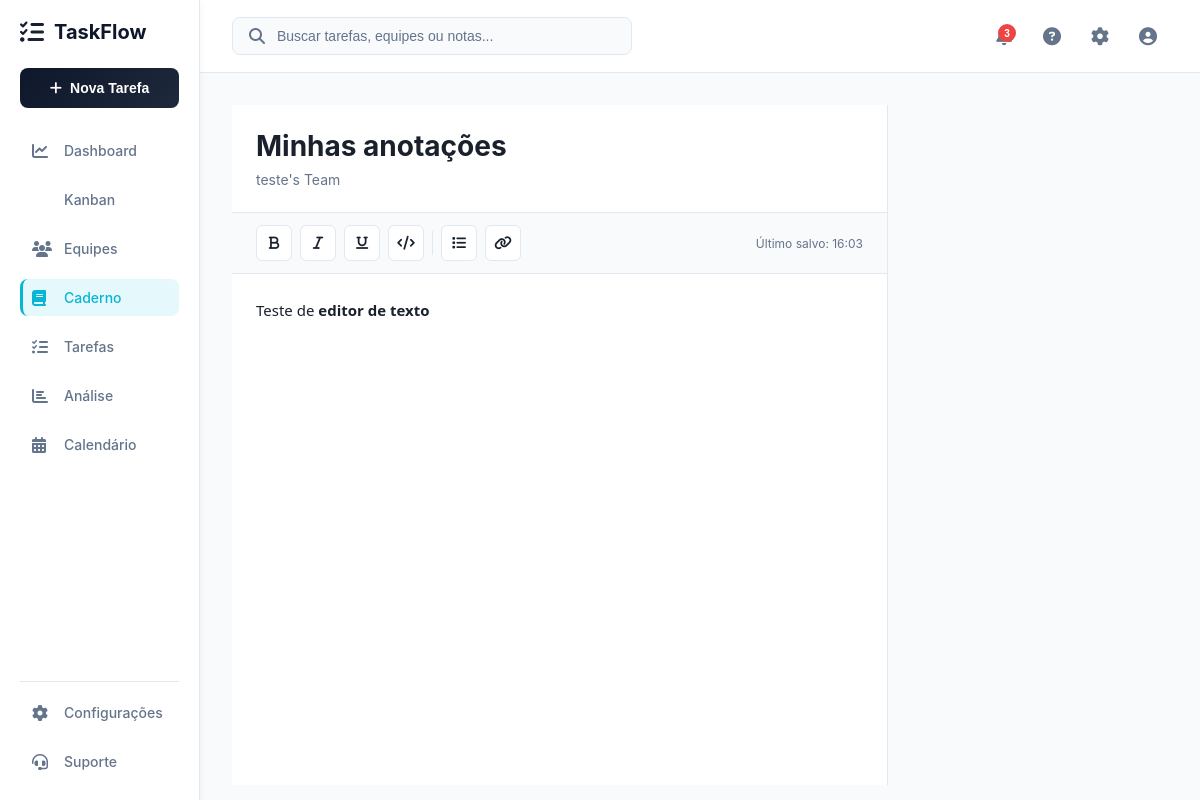
Screenshot of /caderno/ (signed in) with the database file from the repository.
### pages/models.py (models this page shows, shortened)
class Notebook(models.Model):
    VISIBILITY_CHOICES = [
        ('private', 'Privado'),
        ('public', 'Público'),
    ]
    title = models.CharField(max_length=200, default='Novo Caderno')
    owner = models.ForeignKey(User, on_delete=models.CASCADE, related_name='notebooks')
    content = models.TextField(blank=True, default='')
    visibility = models.CharField(max_length=10, choices=VISIBILITY_CHOICES, default='private')
    created_at = models.DateTimeField(auto_now_add=True)
    updated_at = models.DateTimeField(auto_now=True)
    class Meta:
        ordering = ['-updated_at']

### pages/views.py (the view)
# urls.py: path('caderno/', NotebookListView.as_view(), name='notebook'),
class NotebookListView(LoginRequiredMixin, TemplateView):
    template_name = 'caderno.html'
    login_url = 'index'
    def get_context_data(self, **kwargs):
        from .models import Notebook
        context = super().get_context_data(**kwargs)
        notebook_id = self.kwargs.get('notebook_id')
        if notebook_id:
            try:
                notebook = Notebook.objects.get(id=notebook_id, owner=self.request.user)
                context['notebook'] = notebook
            except Notebook.DoesNotExist:
                context['notebook'] = None
        else:
            latest = Notebook.objects.filter(owner=self.request.user).first()
            context['notebook'] = latest
        context['notebooks'] = Notebook.objects.filter(owner=self.request.user)
        return context

### pages/templates/caderno.html (shortened to what this page needs)
{% extends 'base.html' %}
{% load static %}
{% block extra_css %}
    <link rel="stylesheet" href="{% static 'css/caderno.css' %}">
{% endblock %}
{% block content %}
<div class="notebook-container">
    <div class="notebook-content">
        {% if notebook %}
            <div class="notebook-header">
                <div class="notebook-title-section">
                    <input type="text" class="notebook-title-input" id="notebookTitle"
                           value="{{ notebook.title }}" placeholder="Título do caderno">
                    <p class="notebook-subtitle">{% if notebook.owner.first_name %}{{ notebook.owner.first_name }}{% else %}{{ notebook.owner.email }}{% endif %}'s Team</p>
                </div>
            </div>
            <div class="editor-toolbar">
                <div class="toolbar-group">
                    <button class="toolbar-btn" id="btnBold" title="Negrito (Ctrl+B)">
                        <i class="fas fa-bold"></i>
                    </button>
                    <button class="toolbar-btn" id="btnItalic" title="Itálico (Ctrl+I)">
                        <i class="fas fa-italic"></i>
                    </button>
                    <button class="toolbar-btn" id="btnUnderline" title="Sublinhado (Ctrl+U)">
                        <i class="fas fa-underline"></i>
                    </button>
                    <button class="toolbar-btn" id="btnCode" title="Código">
                        <i class="fas fa-code"></i>
                    </button>
                    <button class="toolbar-btn" id="btnList" title="Lista">
                        <i class="fas fa-list"></i>
                    </button>
                    <button class="toolbar-btn" id="btnLink" title="Link">
                        <i class="fas fa-link"></i>
                    </button>
                </div>
                <div class="toolbar-right">
                    <span class="save-status" id="saveStatus">Último salvo: agora</span>
                </div>
            </div>
            <div class="editor-wrapper">
                <div class="editor-main">
                    <div class="editor-content" id="editorContent" contenteditable="true">{{ notebook.content|safe }}</div>
                </div>
            </div>
        {% endif %}
    </div>
</div>
{% endblock %}

### pages/static/css/base.css (style rules this page uses)
* { margin: 0; padding: 0; box-sizing: border-box; }
:root { --primary-color: #0f172a; --secondary-color: #1e293b; --accent-color: #06b6d4; --accent-green: #10b981; --accent-red: #ef4444; --text-dark: #1a202c; --text-light: #64748b; --border-color: #e2e8f0; --bg-light: #f8fafc; --bg-white: #ffffff; --sidebar-width: 200px; }
html, body { margin: 0; padding: 0; width: 100%; height: 100%; font-family: -apple-system, BlinkMacSystemFont, 'Segoe UI', 'Roboto', 'Oxygen', 'Ubuntu', 'Cantarell', sans-serif; background-color: var(--bg-light); }

### pages/static/css/caderno.css (style rules this page uses)
.notebook-container { display: grid; grid-template-columns: 250px 1fr 320px; gap: 0; height: calc(100vh - 120px); background-color: var(--bg-light); }
.notebook-content { display: flex; flex-direction: column; background-color: var(--bg-white); border-right: 1px solid var(--border-color); overflow: hidden; }
.notebook-header { padding: 24px; border-bottom: 1px solid var(--border-color); background-color: var(--bg-white); }
.notebook-title-section { margin: 0; }
.notebook-title-input { width: 100%; font-size: 28px; font-weight: 700; color: var(--text-dark); border: none; background: none; padding: 0; margin: 0 0 8px 0; font-family: inherit; }
.notebook-subtitle { font-size: 14px; color: var(--text-light); margin: 0; }
.editor-toolbar { display: flex; justify-content: space-between; align-items: center; padding: 12px 24px; background-color: var(--bg-light); border-bottom: 1px solid var(--border-color); gap: 16px; }
.toolbar-group { display: flex; align-items: center; gap: 8px; }
.toolbar-btn { width: 36px; height: 36px; border-radius: 6px; border: 1px solid var(--border-color); background-color: var(--bg-white); color: var(--text-dark); cursor: pointer; font-size: 14px; transition: all 0.2s ease; display: flex; align-items: center; justify-content: center; }
.toolbar-right { display: flex; align-items: center; gap: 16px; }
.save-status { font-size: 12px; color: var(--text-light); }
.editor-wrapper { display: grid; grid-template-columns: 1fr 320px; flex: 1; overflow: hidden; gap: 0; }
.editor-main { display: flex; flex-direction: column; overflow: hidden; position: relative; }
.editor-content { flex: 1; padding: 24px; border: none; outline: none; resize: none; font-size: 15px; line-height: 1.6; color: var(--text-dark); background-color: var(--bg-white); font-family: 'Segoe UI', Tahoma, Geneva, Verdana, sans-serif; overflow-y: auto; white-space: pre-wrap; word-wrap: break-word; }
.editor-content b, .editor-content strong { font-weight: 700; }
@media (max-width: 1200px) { .notebook-container { grid-template-columns: 1fr 280px; } }
@media (max-width: 1200px) { .editor-wrapper { grid-template-columns: 1fr; } }

### rows the page displays
Notebook: title "Minhas anotações", owner.first_name "teste", content "Teste de editor de texto"
